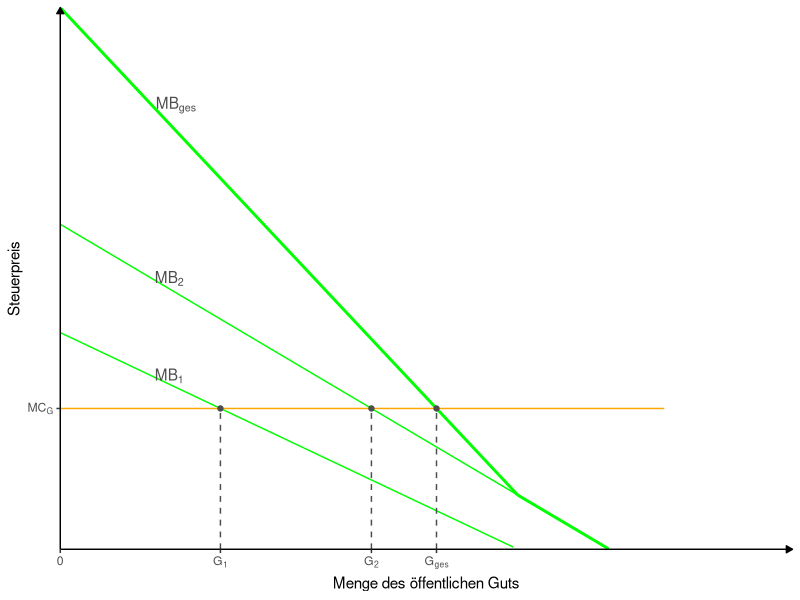
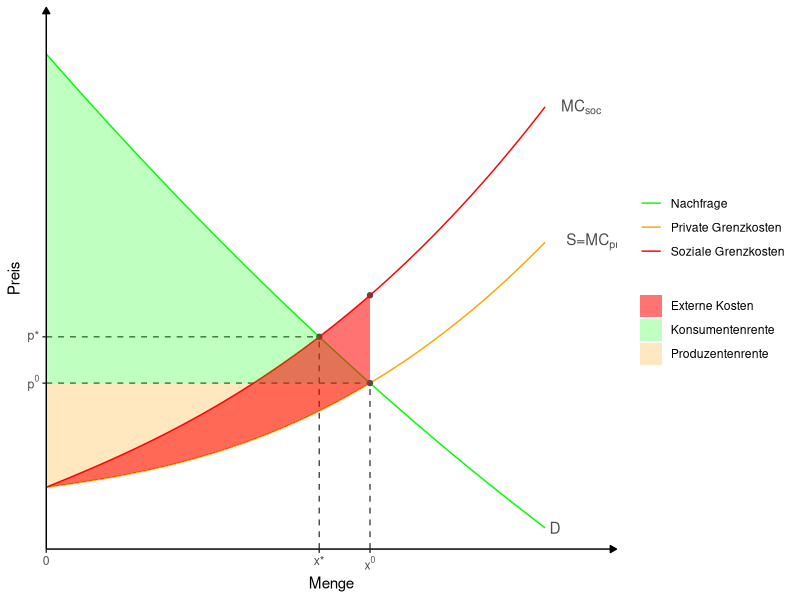

Generate these figures, in order, with R:
## ---- chunk 1
# Bibliotheken laden
library(tidyverse)

# Funktionen definieren

x <- 0:5

demand2 <- function(x) 3-x
demand1 <- function(x) 2-.8*x

#Vertikale Aggregation
demandg <- function(x) demand1(x)+demand2(x) 

# Schnittpunkt 

q0 <- uniroot(function(x) demand2(x) - demandg(x), range(x))$root

p0 <- function(x) 1.3 #Horizontale Grenzkosten

q1 <- uniroot(function(x) demand1(x) - p0(x), range(x))$root

q2 <- uniroot(function(x) demand2(x) - p0(x), range(x))$root

qg <- uniroot(function(x) demandg(x) - p0(x), range(x))$root

q_knick <- uniroot(function(x) demand1(x), range(x))$root


# Chart

p  <- ggplot() +
  stat_function(aes(color = "Nachfrage"), fun = demand1, xlim = c(0,3.3))+
  annotate(geom = "text", x=.5, y=demand1(.5), hjust=-0.1, label=expression('MB'[1]),color = "grey30")+
  
  stat_function(aes(color = "Nachfrage"), fun = demand2, xlim = c(0,3.3))+
  annotate(geom = "text", x=.5, y=demand2(0.5), hjust=-0.1, label=expression('MB'[2]),color = "grey30")+
  
  stat_function(aes(color = "Nachfrage"), fun = demandg, xlim = c(0,q_knick), size=1)+
  annotate(geom = "text", x=.5, y=demandg(.5), hjust=-0.1, label=expression('MB'[ges]),color = "grey30")+
  
  stat_function(aes(color = "Nachfrage"), fun = demand2, xlim = c(q_knick,3.3), size=1)+
  stat_function(fun = p0, xlim = c(0,3.3), color="orange")+
  #
  annotate("point", x = q1, y = demand1(q1), color = "grey30")+
  annotate("point", x = q2, y = demand2(q2), color = "grey30")+
  annotate("point", x = qg, y = demandg(qg), color = "grey30")+
  #
  annotate("segment", x = q1, xend = q1, y = 0, yend = demand1(q1),
           linetype = "dashed", color = "grey30") +
  annotate("segment", x = q2, xend = q2, y = 0, yend = demand2(q2),
           linetype = "dashed", color = "grey30") +
  annotate("segment", x = qg, xend = qg, y = 0, yend = demandg(qg),
           linetype = "dashed", color = "grey30") +  
  scale_color_manual(values=c("green"))+
  #  scale_fill_manual(values=c("green", "orange"))+
  scale_x_continuous(expand = c(0, 0), 
                     breaks = c(0, q1, q2, qg), labels = expression(0, "G"[1], "G"[2], "G"[ges]),
                     limits = c(0, 4)) +
  scale_y_continuous(expand = c(0, 0), 
                     breaks = p0,
                     labels=expression("MC"[G]),
                     limits = c(0,5)
  ) +
  theme_classic() +
  theme(panel.grid = element_blank(),
        legend.position = "none", #Damit Legende unterdrückt.
  ) +
  theme(axis.line = element_line(arrow = arrow(type='closed', length = unit(5,'pt'))))+
  labs(x = "Menge des öffentlichen Guts", y = "Steuerpreis", 
       color = NULL, fill = NULL)
p

## ---- chunk 2
# Bibliotheken laden
library(tidyverse)
library(ggtext)

# Funktionen definieren

x <- 0:5

demand <- function(x) (x - 8)^2-5*x
supply <- function(x) x^2.5 + 2.5*x + 8
#t <-10
supply_ext <- function(x) x^2.5 + 7.5*x + 8

#labels <- c("Nachfrage", "Angebot")

#Gleichgewichtsmengen
q <- uniroot(function(x) demand(x) - supply(x), range(x))$root

q_t <- uniroot(function(x) demand(x) - supply_ext(x), range(x))$root

#Gleichgewichtspreise
p <- supply(q)
p_t <- supply_ext(q_t)

p_ext <- supply_ext(q)

test <- "x^t"

# Konsumenten- und Produzentenrente

z <- seq(0, q, 0.01)
z_t <- seq(0, q_t, 0.01)
z_wfl <- seq(0, q, 0.01)

# Chart

chart <- ggplot() +
  stat_function(aes(color = "Nachfrage"), fun = demand, xlim = c(0,3.5))+
   annotate(geom = "text", x=3.5, y=demand(3.5), hjust=-0.4, label="D",color = "grey30")+
  stat_function(aes(color = "Private Grenzkosten"), fun = supply, xlim = c(0,3.5))+
  annotate(geom = "text", x=3.5, y=supply(3.5), hjust=-0.4, label=expression("S=MC"[pr]), color = "grey30")+ 
  annotate("point", x = q, y = p, color = "grey30")+
  annotate("segment", x = q, xend = q, y = 0, yend = p,
           linetype = "dashed", color = "grey30") +
  annotate("segment", x = 0, xend = q, y = p, yend = p,
           linetype = "dashed", color = "grey30")+
  annotate("point", x = q, y = p_ext, color = "grey30")+
   geom_ribbon(aes(x = z, ymin = supply(z), ymax = p,
                  fill = "Produzentenrente"), alpha = 0.25) +
  stat_function(aes(color = "Soziale Grenzkosten"), fun = supply_ext, xlim = c(0,3.5))+
  annotate(geom = "text", x=3.5, y=supply_ext(3.5), hjust=-0.4, label=expression("MC"[soc]),color = "grey30")+
  annotate("point", x = q_t, y = p_t, color = "grey30")+
  annotate("segment", x = q_t, xend = q_t, y = 0, yend = p_t,
           linetype = "dashed", color = "grey30") +
  annotate("segment", x = 0, xend = q_t, y = p_t, yend = p_t,
           linetype = "dashed", color = "grey30")+
 # annotate("text", x=1, y=16, label="PR", color="grey30")+
  #Preis abzüglich steuer
  # annotate("segment", x = 0, xend = q_t, y = p_t-t, yend = p_t-t,
   #        linetype = "dashed", color = "grey30")+
  geom_ribbon(aes(x = z, ymin = p, ymax = demand(z),
                  fill = "Konsumentenrente"), alpha = 0.25)+
 # geom_ribbon(aes(x = z_t, ymin = p_t-t, ymax = p_t,
  #                fill = "Steuereinnahmen"), alpha = 0.55)+
 # geom_ribbon(aes(x = z_wfl, ymin = supply(z_wfl), ymax = demand(z_wfl),
  #                fill = "Wohlfahrtsverlust"), alpha = 0.55)+
#  annotate("text", x=1, y=28, label="KR", color="grey30")+
  #Soziale Kosten
  geom_ribbon(aes(x = z_wfl, ymin = supply(z_wfl), ymax = supply_ext(z_wfl),
                                 fill = "Externe Kosten"), alpha = 0.55)+
 # annotate("text", x=q+1, y=p_t, label="Wohlfahrtsverlust",color = "grey30")+
  scale_color_manual(values=c("green", "orange", "red"))+
  scale_fill_manual(values=c("red", "green", "orange"))+
  scale_x_continuous(expand = c(0, 0), 
                     breaks = c(0,q_t,q), labels = expression(0, "x*","x"^0),
                     limits = c(0, 4)) +
  scale_y_continuous(expand = c(0, 0), 
                     breaks = c(p, p_t), labels = expression("p"^0, "p*"),
                     limits = c(0,70)) +
  theme_classic() +
  theme(panel.grid = element_blank(),
       # legend.position = "none", #Damit Legende unterdrückt.
       #axis.breaks.x=element_markdown()
       ) +
  theme(axis.line = element_line(arrow = arrow(type='closed', length = unit(5,'pt'))))+
  labs(x = "Menge", y = "Preis", 
       color = NULL, fill = NULL)


chart

